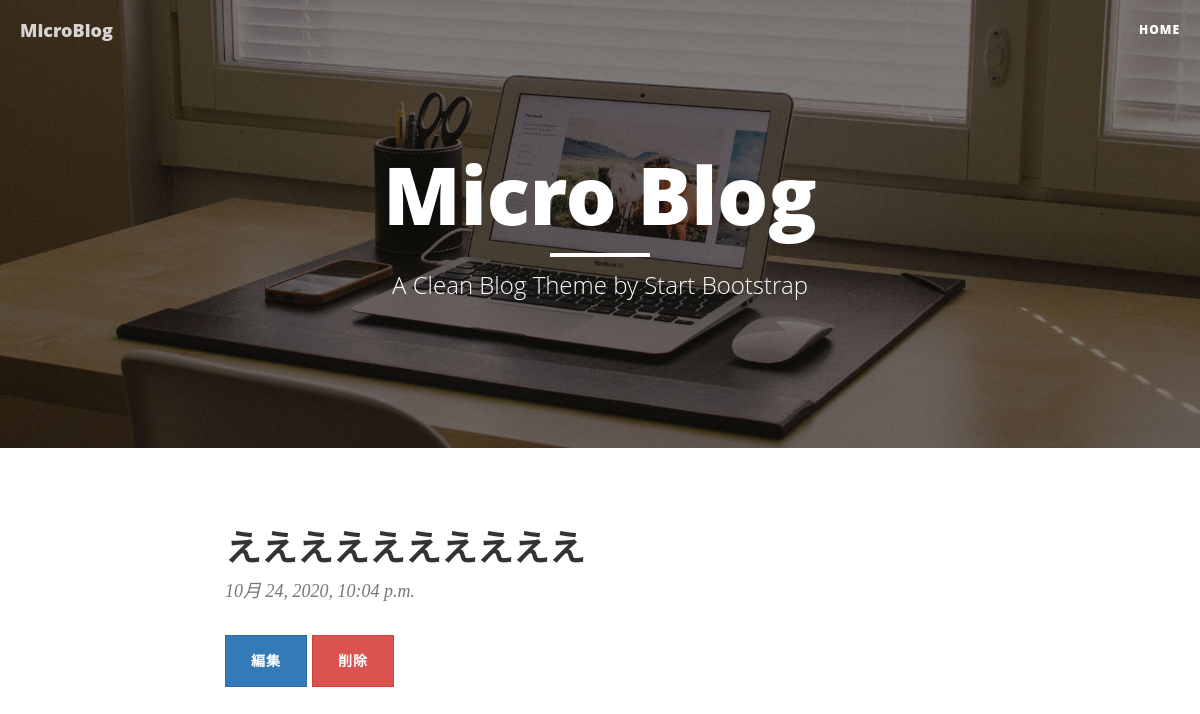
The app's page /4, older data.
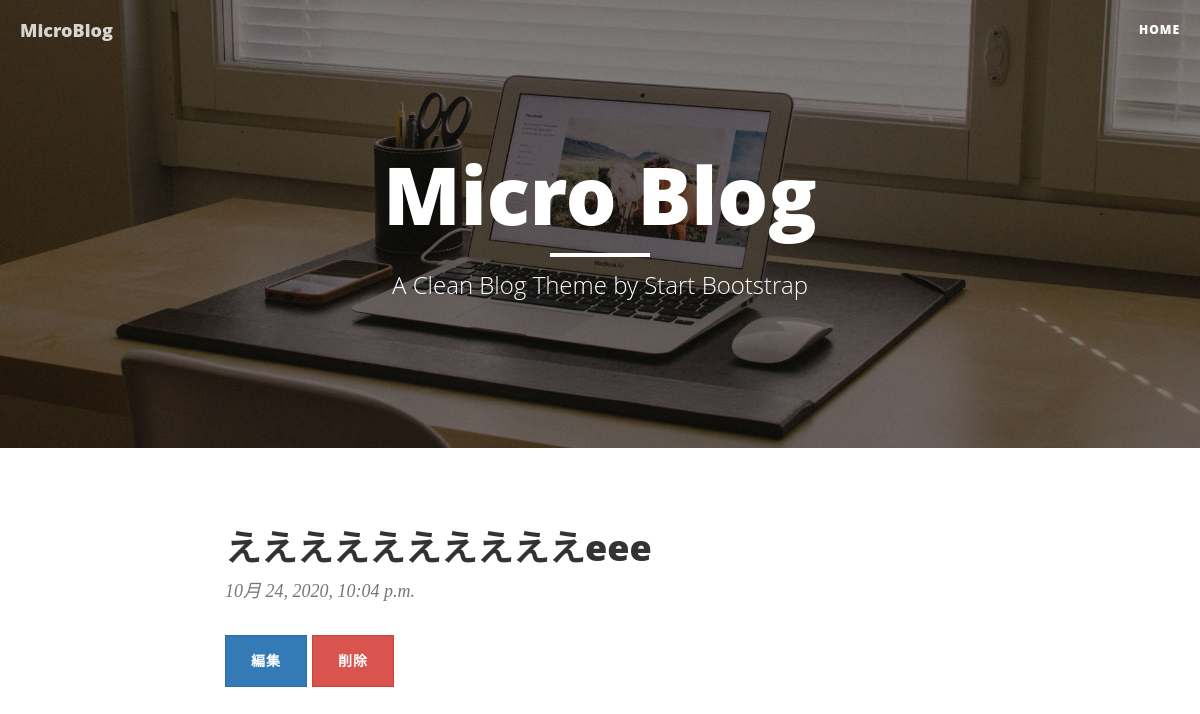
The same page, newer data.
### blog/models.py (models this page shows)
class Blog(models.Model):
	content = models.CharField(max_length=140)
	posted_date = models.DateTimeField(auto_now_add=True)

### blog/views.py (the view)
# urls.py: path('<int:pk>', BlogDetailView.as_view(), name='detail'),
class BlogDetailView(DetailView):
	model = Blog
	context_object_name = 'blog'

### blog/templates/blog/blog_detail.html
{% extends 'base.html' %}
{% block body %}
<div class="row">
	<div class="col-lg-8 col-lg-offset-2 col-md-10 col-md-offset-1">
		<div class="post-preview">
			<a href="post.html">
				<h2 class="post-title">{{ blog.content }}</h2>
			</a>
			<p class="post-meta">{{ object.posted_date }}</p>
		</div>
		<a href="{% url 'update' object.pk %}" class="btn btn-primary">編集</a>
		<a href="{% url 'delete' object.pk %}" class="btn btn-danger">削除</a>
	</div>
</div>
{% endblock %}

Row changes from the older to the newer data that the page shows:
changed Blog: content "ええええええええええ" → "ええええええええええeee"
